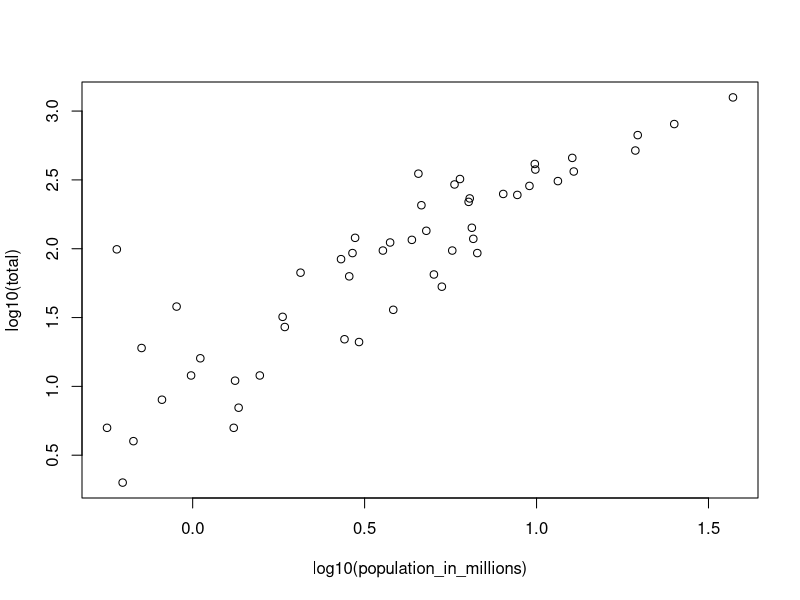
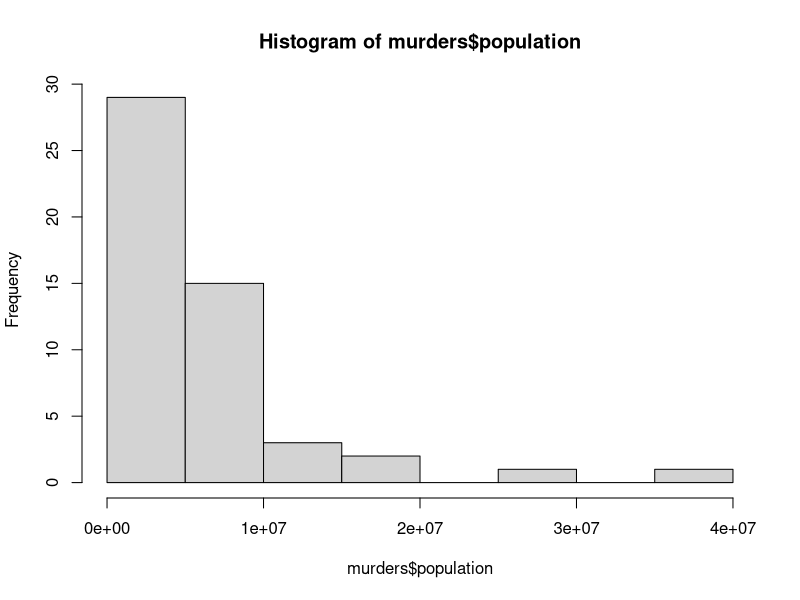
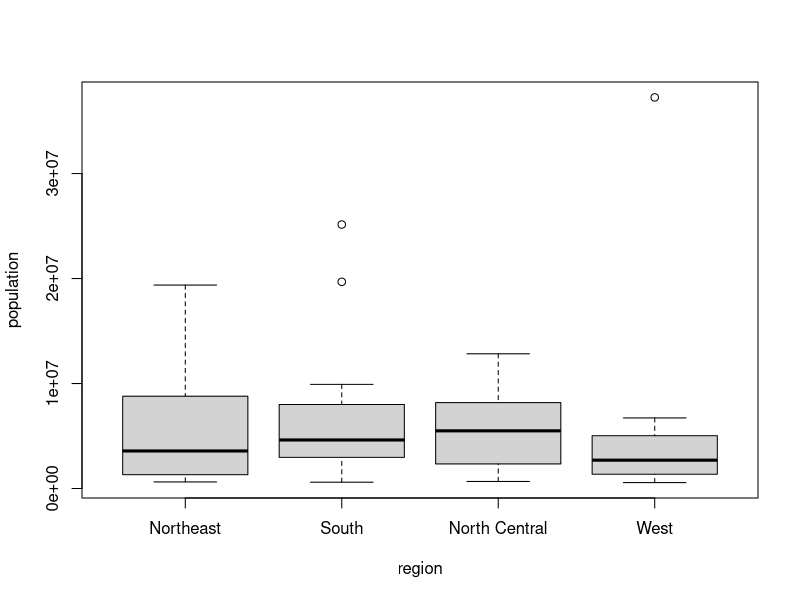

Here is the R script that generated these plots, in order:
## ---- chunk 1
knitr::opts_chunk$set(echo = TRUE)
## ---- chunk 2
# Install packages if you don't have them
# install.packages("dslabs")

library(dslabs)

# I'll show answers both using "base R" and "tidy syntax" for fun. 
# If you are new to R focus on the base R for now, and we'll get more into 
# the tidy dialect next week. 
library(dplyr)

## ---- chunk 3
n <- 100
n*(n+1)/2

## ---- chunk 4
n <- 1000
n*(n+1)/2
## ---- chunk 5
n <- 1000
x <- seq(1, n)
sum(x)
## ---- chunk 6
# Sabrina's notes: Base R syntax reads from in to out. So first it evals
# the sqrt() function, and then it takes the log10 function of that answer. 
log10(sqrt(100))

# Dplyr/tidyr syntax uses a "pipe" |> also written as %>% to "send" one result to
# the next function. This is equivalent to the previous expression

sqrt(100) |> log10()

## ---- chunk 7
# Answer: log(exp(x)). 
x = 0
log(exp(x))
## ---- chunk 8
# Answer: "murders" is a dataset pre-loaded into dslabs 
# if you have any trouble accessing it try 
# dslabs::murders <- murders 
murders <- murders
# b. Answer = c. Use str() function to look at murders.
# We see this is a data frame with 51 rows and five columns (each indicated by $)
str(murders)
## ---- chunk 9
# SMM comment: in R there are often many ways of doing the same thing 
names(murders)
colnames(murders)
## ---- chunk 10
# Answer: base R uses the $ to access columns 
a <- murders$abb 

# tidyverse R uses the function pull() to get extract a column and turn it into 
# a 1 dimensional vector. Note the use of the pipe.
a2 <- murders |> pull(abb)

# These should be the same, and both should be class "chr" or character
str(a)
str(a2)
## ---- chunk 11
# Answer: more base R, but being able to index is important. Make sure you know 
# what the $ and [] and () operators do in R 

b <- murders[,"abb"]
identical(a,b)

# SMM note: You can also index by number. Beware this syntax, however because 
# if your columns move around the second column may not be what you think it is. 
# Always safer to use informative column names. 

b <- murders[,2] 

## ---- chunk 12
#Answer: 
length(levels(murders$region))

# dplyr syntax 
levels(murders$region) |> length()

# even more dplyr syntax
murders |> pull(region) |> levels() |> length()
## ---- chunk 13
# Answer: 
# SMM note: I'm a hug fan of table()
table(murders$region)
## ---- chunk 14
# Answer: 
temp <- c(35, 88, 42, 84, 81, 30)
# SMM note: this is a "one-dimensional object" aka a vector. Its class is numeric
## ---- chunk 15
# Answer: 
city <- c("Beijing", "Lagos", "Paris", "Rio de Janeiro", "San Juan", "Toronto")
# Note the quotes. This is another vector, it's class is character
## ---- chunk 16
names(temp) <- city
# SMM note: now it's still a one dimensional vector, but it has names 
## ---- chunk 17
temp[1:3]
## ---- chunk 18
temp[c("Paris","San Juan")]
## ---- chunk 19
12:73
# alternative solution
seq(from = 12, to = 73)
## ---- chunk 20
seq(from = 1, to = 99, by = 2)
## ---- chunk 21
seq(from = 6, to = 54, by = 4/7) |> length()
## ---- chunk 22
a <- seq(1, 10, 0.5)
class(a)
## ---- chunk 23
a <- seq(1, 10)
class(a)
## ---- chunk 24
# SMM note. This is getting in the weeds a bit. I don't pay too much attention to
# numeric vs. integer classes
a<-1
a |> class() 
1L |> class()
## ---- chunk 25
x <- c("1", "3", "5")
class(x)
x <- as.integer(x)
class(x)
## ---- chunk 26
pop <- murders$population
pop <- sort(pop)
pop[1]
## ---- chunk 27
# Sabrina's note: this is confusing. But basically order()
# tells us that the 51st entry in the list (Wyoming) has the smallest pop size, 
order(murders$population) |> head()

# the ninth entry (DC) has the second smallest pop size 
murders[9,]
## ---- chunk 28
which.min(murders$population)
## ---- chunk 29
# Sabrina note: This code works but just a philosophy it's not a great idea to keep splitting up your data frame into other objects and assume that they're still related. Once you break "states" out into its own vector it's no longer associated with population and so indexes of each variable may not coincide.  
# 
states <- murders$state
states[51]

## ---- chunk 30
# Creating a dataframe  
temp <- c(35, 88, 42, 84, 81, 30)
city <- c("Beijing", "Lagos", "Paris", "Rio de Janeiro", 
          "San Juan", "Toronto")
city_temps <- data.frame(name = city, temperature = temp)

# use the rank function to create a data frame of states and population 
head(murders)
rank(murders$population)
my_df <- data.frame(state = murders$state, rank = rank(murders$population))
## ---- chunk 31
# SMM note: Irizarry's hint seems kind of needlessly complicated. 
# Please ask Sabrina or Chat GPT to explain this syntax if you are having trouble 
# parsing it. 
my_df[order(my_df$rank),] |> head()

# tidyr, even easier 
my_df %>% arrange(rank) |> head()
## ---- chunk 32
str(na_example)
## ---- chunk 33
# Answer. First figure out the indicies of the NAs 
ind <- is.na(na_example)

# How many NAs are there
sum(ind)

# Can we find the indicies of na_example where there are NAs?  
# This command says 12, 17, 27 etc. are NAs. Pipe to head so we don't have to print all of them. 
which(ind == TRUE) |> head()

# Double check that the first few incidies are NAs
na_example[c(12,17,27)]

# Let's compute the average taking out the NAs 
mean(na_example[!ind])

# SMM note. It's great that we know how to get into the nuts and bolts of R 
# But in practice here's the practical way to deal with NAs 
mean(na_example, na.rm = TRUE)
## ---- chunk 34
temp <- c(35, 88, 42, 84, 81, 30)
city <- c("Beijing", "Lagos", "Paris", "Rio de Janeiro", 
          "San Juan", "Toronto")
city_temps <- data.frame()
city_temps$temp_c <- 5/9 * (city_temps$temperature-32)
head(city_temps)
## ---- chunk 35
x <- 1:100
sum(1/((x)^2))
pi^2/6
## ---- chunk 36
murders$murder_rate <- murders$total/(murders$population/100000)
mean(murders$murder_rate)

## ---- chunk 37
# Answer
low <- murders$murder_rate < 1 
## ---- chunk 38
# Answer: 
which(murders$murder_rate < 1)
## ---- chunk 39
#Answer:
low_murder_states <- which(murders$murder_rate < 1)
murders$state[low_murder_states]

# Other solutions
murders[murders$murder_rate < 1, 1 ]
murders[murders$murder_rate < 1, "state" ]
murders$state[murders$murder_rate < 1]
## ---- chunk 40
# Answer:
murders$state[murders$murder_rate < 1 & murders$region == "Northeast"]

# Dplyr alternative 
murders |> 
  filter(region == "Northeast") |> 
  filter(murder_rate < 1) |> 
  pull(state)
## ---- chunk 41
# Answer
murders$state[murders$murder_rate < mean(murders$murder_rate)] |> length()

# dplyr alternative
murders |> 
  filter(murder_rate < mean(murders$murder_rate)) |> 
  nrow()
## ---- chunk 42
# Answer:
murders[murders$abb %in% c("AK", "MI", "IA"),]

# dplyr alternative 
murders |> 
  filter(abb %in% c("AK", "MI", "IA")) |> 
  pull(state)
## ---- chunk 43
test_abbs <- c("MA", "ME", "MI", "MO", "MU")
test_abbs %in% murders$abb #MU not a state 
## ---- chunk 44
murders$population_in_millions <- murders$population/10^6
plot(log10(total) ~ log10(population_in_millions), data = murders)
# SMM note: Irizarry here isn't using the formula notation plot(y ~ x, data = data)
# for base plotting but it is superior so that's what I'm doing. I am also
# opting to add these new variables as columns to the murders dataframe to avoid orphaned
# variables like I mentioned above. Usually it's better to keep things in data frames 
# and not assign too many random variables to the environment.
## ---- chunk 45
hist(murders$population)
boxplot(population ~ region, data = murders)
